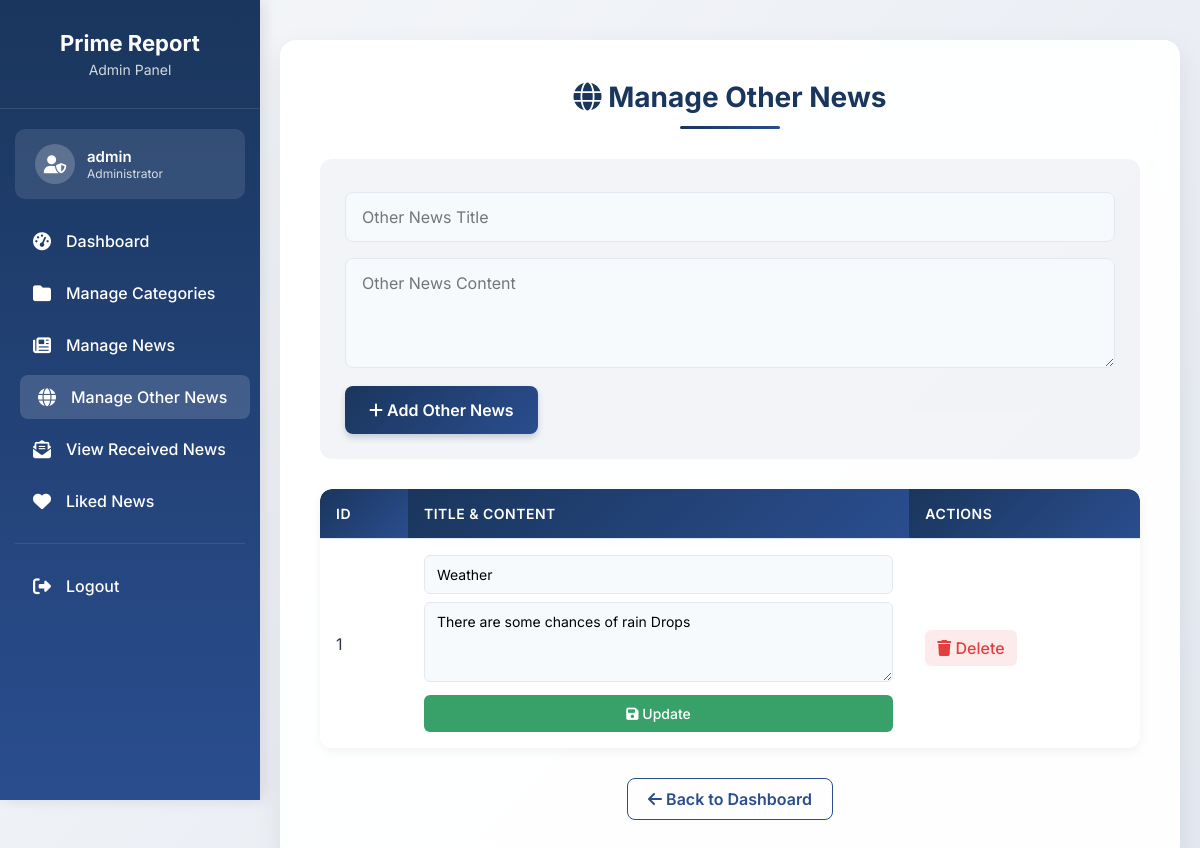
The page /code/admin_manage_other_news.php (signed in) on the database its author committed.
### tables this page shows
CREATE TABLE `other_news` (
  `id` int(11) NOT NULL,
  `title` varchar(255) NOT NULL,
  `content` text NOT NULL,
  `created_at` timestamp NOT NULL DEFAULT current_timestamp()
);

### code/admin_manage_other_news.php (the view, shortened to what this page needs)
<?php
include 'db_connect.php';
$admin_username = $_SESSION['admin_username'];
$other_news = [];
$result = $conn->query("SELECT * FROM other_news ORDER BY id ASC");
while ($row = $result->fetch_assoc()) {
    $other_news[] = $row;
}
?>
<!DOCTYPE html>
<html lang="en">
<head>
    <link rel="stylesheet" href="https://cdnjs.cloudflare.com/ajax/libs/font-awesome/6.4.0/css/all.min.css">
</head>
<body>
    <div class="side-panel" id="sidePanel">
        <div class="panel-header">
            <h3>Prime Report</h3>
            <p>Admin Panel</p>
        </div>
        <div class="admin-info">
            <div class="admin-avatar">
                <i class="fas fa-user-shield"></i>
            </div>
            <div class="admin-details">
                <div class="admin-name"><?= htmlspecialchars($admin_username) ?></div>
                <div class="admin-role">Administrator</div>
            </div>
        </div>
        <ul class="nav-menu">
            <li class="nav-item">
                <a href="admin_dashboard.php" class="nav-link">
                    <i class="fas fa-tachometer-alt"></i>
                    <span>Dashboard</span>
                </a>
            </li>
            <li class="nav-item">
                <a href="admin_manage_categories.php" class="nav-link">
                    <i class="fas fa-folder"></i>
                    <span>Manage Categories</span>
                </a>
            </li>
            <li class="nav-item">
                <a href="admin_manage_news.php" class="nav-link">
                    <i class="fas fa-newspaper"></i>
                    <span>Manage News</span>
                </a>
            </li>
            <li class="nav-item">
                <a href="admin_manage_other_news.php" class="nav-link active">
                    <i class="fas fa-globe"></i>
                    <span>Manage Other News</span>
                </a>
            </li>
            <li class="nav-item">
                <a href="admin_view_received_news.php" class="nav-link">
                    <i class="fas fa-envelope-open-text"></i>
                    <span>View Received News</span>
                </a>
            </li>
            <li class="nav-item">
                <a href="news_likes.php" class="nav-link active">
                    <i class="fas fa-heart"></i>
                    <span>Liked News</span>
                </a>
            </li>
        </ul>
        <div class="nav-divider"></div>
        <ul class="nav-menu">
            <li class="nav-item">
                <a href="admin_login.php" class="nav-link">
                    <i class="fas fa-sign-out-alt"></i>
                    <span>Logout</span>
                </a>
            </li>
        </ul>
    </div>
    <div class="main-content">
        <div class="container">
            <h2><i class="fas fa-globe"></i> Manage Other News</h2>
            <form method="post" class="add-form">
                <input type="text" name="title" placeholder="Other News Title" required>
                <textarea name="content" rows="4" placeholder="Other News Content" required></textarea>
                <button type="submit" name="add_other_news">
                    <i class="fas fa-plus"></i> Add Other News
                </button>
            </form>
            <div class="table-container">
                <table>
                    <tr>
                        <th>ID</th>
                        <th>Title & Content</th>
                        <th>Actions</th>
                    </tr>
                    <?php if (empty($other_news)): ?>
                        <tr>
                            <td colspan="3" style="text-align: center; padding: 40px; color: #718096;">
                                <i class="fas fa-inbox" style="font-size: 48px; margin-bottom: 15px; opacity: 0.5;"></i><br>
                                No other news available
                            </td>
                        </tr>
                    <?php else: ?>
                        <?php foreach ($other_news as $news): ?>
                            <tr>
                                <td><?= $news['id'] ?></td>
                                <td>
                                    <form method="post" class="update-form">
                                        <input type="text" name="title" value="<?= htmlspecialchars($news['title']) ?>" required>
                                        <textarea name="content" rows="3" required><?= htmlspecialchars($news['content']) ?></textarea>
                                        <button type="submit" name="update_other_news">
                                            <i class="fas fa-save"></i> Update
                                        </button>
                                    </form>
                                </td>
                                <td>
                                    <a href="admin_manage_other_news.php?delete_id=<?= $news['id'] ?>" class="delete-btn" onclick="return confirm('Are you sure you want to delete this other news?');">
                                        <i class="fas fa-trash"></i> Delete
                                    </a>
                                </td>
                            </tr>
                        <?php endforeach; ?>
                    <?php endif; ?>
                </table>
            </div>
            <div class="back-link">
                <a href="admin_dashboard.php">
                    <i class="fas fa-arrow-left"></i> Back to Dashboard
                </a>
            </div>
        </div>
    </div>
</body>
</html>

### rows shown on the page
other_news: id "1", title "Weather", content "There are some chances of rain Drops"

### other values the page prints
$admin_username "admin"
